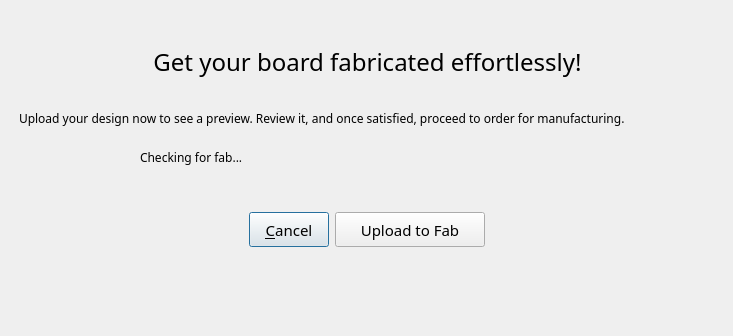
<?xml version="1.0" encoding="UTF-8"?>
<ui version="4.0">
 <class>FabUploadDialog</class>
 <widget class="QDialog" name="FabUploadDialog">
  <property name="geometry">
   <rect>
    <x>0</x>
    <y>0</y>
    <width>733</width>
    <height>336</height>
   </rect>
  </property>
  <property name="font">
   <font>
    <family>Droid Sans</family>
   </font>
  </property>
  <property name="windowTitle">
   <string>Fritzing Fab Upload</string>
  </property>
  <widget class="QWidget" name="layoutWidget">
   <property name="geometry">
    <rect>
     <x>10</x>
     <y>10</y>
     <width>714</width>
     <height>316</height>
    </rect>
   </property>
   <layout class="QVBoxLayout" name="verticalLayout_2">
    <item>
     <spacer name="verticalSpacer_2">
      <property name="orientation">
       <enum>Qt::Vertical</enum>
      </property>
      <property name="sizeHint" stdset="0">
       <size>
        <width>20</width>
        <height>30</height>
       </size>
      </property>
     </spacer>
    </item>
    <item>
     <layout class="QHBoxLayout" name="horizontalLayout_2">
      <item>
       <spacer name="horizontalSpacer_2">
        <property name="orientation">
         <enum>Qt::Horizontal</enum>
        </property>
        <property name="sizeHint" stdset="0">
         <size>
          <width>40</width>
          <height>20</height>
         </size>
        </property>
       </spacer>
      </item>
      <item>
       <widget class="QLabel" name="headline">
        <property name="font">
         <font>
          <family>Droid Sans</family>
          <pointsize>18</pointsize>
          <bold>false</bold>
         </font>
        </property>
        <property name="text">
         <string>Get your board fabricated effortlessly!</string>
        </property>
        <property name="alignment">
         <set>Qt::AlignCenter</set>
        </property>
       </widget>
      </item>
      <item>
       <spacer name="horizontalSpacer">
        <property name="orientation">
         <enum>Qt::Horizontal</enum>
        </property>
        <property name="sizeHint" stdset="0">
         <size>
          <width>40</width>
          <height>20</height>
         </size>
        </property>
       </spacer>
      </item>
     </layout>
    </item>
    <item>
     <widget class="QStackedWidget" name="stackedWidget">
      <property name="currentIndex">
       <number>0</number>
      </property>
      <widget class="QWidget" name="page">
       <layout class="QVBoxLayout" name="verticalLayout">
        <item>
         <widget class="QSplitter" name="splitter">
          <property name="orientation">
           <enum>Qt::Vertical</enum>
          </property>
          <widget class="QLabel" name="label_2">
           <property name="text">
            <string>Upload your design now to see a preview. Review it, and once satisfied, proceed to order for manufacturing.</string>
           </property>
           <property name="wordWrap">
            <bool>true</bool>
           </property>
           <property name="margin">
            <number>2</number>
           </property>
          </widget>
         </widget>
        </item>
        <item>
         <layout class="QHBoxLayout" name="horizontalLayout4" stretch="1,5">
          <item>
           <widget class="QSplitter" name="splitter2">
            <property name="orientation">
             <enum>Qt::Vertical</enum>
            </property>
            <widget class="QLabel" name="fab_icon">
             <property name="text">
              <string/>
             </property>
             <property name="pixmap">
              <pixmap resource="../../phoenixresources.qrc">:/resources/images/icons/Toolbar_Icon_Order.png</pixmap>
             </property>
             <property name="alignment">
              <set>Qt::AlignCenter</set>
             </property>
             <property name="wordWrap">
              <bool>true</bool>
             </property>
            </widget>
           </widget>
          </item>
          <item>
           <widget class="QSplitter" name="splitter3">
            <property name="orientation">
             <enum>Qt::Vertical</enum>
            </property>
            <widget class="QLabel" name="fab_message">
             <property name="text">
              <string>Checking for fab...</string>
             </property>
             <property name="wordWrap">
              <bool>true</bool>
             </property>
            </widget>
           </widget>
          </item>
         </layout>
        </item>
        <item>
         <spacer name="verticalSpacer_3">
          <property name="orientation">
           <enum>Qt::Vertical</enum>
          </property>
          <property name="sizeHint" stdset="0">
           <size>
            <width>20</width>
            <height>40</height>
           </size>
          </property>
         </spacer>
        </item>
        <item>
         <layout class="QHBoxLayout" name="horizontalLayout">
          <item>
           <spacer name="horizontalSpacer_5">
            <property name="orientation">
             <enum>Qt::Horizontal</enum>
            </property>
            <property name="sizeHint" stdset="0">
             <size>
              <width>40</width>
              <height>20</height>
             </size>
            </property>
           </spacer>
          </item>
          <item>
           <widget class="QPushButton" name="cancelButton">
            <property name="minimumSize">
             <size>
              <width>60</width>
              <height>0</height>
             </size>
            </property>
            <property name="maximumSize">
             <size>
              <width>100</width>
              <height>35</height>
             </size>
            </property>
            <property name="font">
             <font>
              <family>Droid Sans</family>
              <pointsize>11</pointsize>
             </font>
            </property>
            <property name="text">
             <string>&amp;Cancel</string>
            </property>
            <property name="icon">
             <iconset theme="window-close">
              <normaloff>.</normaloff>.</iconset>
            </property>
           </widget>
          </item>
          <item>
           <widget class="QPushButton" name="uploadButton">
            <property name="minimumSize">
             <size>
              <width>150</width>
              <height>35</height>
             </size>
            </property>
            <property name="maximumSize">
             <size>
              <width>150</width>
              <height>35</height>
             </size>
            </property>
            <property name="font">
             <font>
              <family>Droid Sans</family>
              <pointsize>11</pointsize>
              <italic>false</italic>
              <bold>false</bold>
              <kerning>true</kerning>
             </font>
            </property>
            <property name="text">
             <string>Upload to Fab</string>
            </property>
           </widget>
          </item>
          <item>
           <spacer name="horizontalSpacer_6">
            <property name="orientation">
             <enum>Qt::Horizontal</enum>
            </property>
            <property name="sizeHint" stdset="0">
             <size>
              <width>40</width>
              <height>20</height>
             </size>
            </property>
           </spacer>
          </item>
         </layout>
        </item>
        <item>
         <spacer name="verticalSpacer">
          <property name="orientation">
           <enum>Qt::Vertical</enum>
          </property>
          <property name="sizeHint" stdset="0">
           <size>
            <width>20</width>
            <height>70</height>
           </size>
          </property>
         </spacer>
        </item>
       </layout>
      </widget>
      <widget class="QWidget" name="page_2">
       <widget class="FabUploadProgress" name="upload" native="true">
        <property name="geometry">
         <rect>
          <x>110</x>
          <y>10</y>
          <width>521</width>
          <height>321</height>
         </rect>
        </property>
        <widget class="QWidget" name="layoutWidget1">
         <property name="geometry">
          <rect>
           <x>0</x>
           <y>10</y>
           <width>481</width>
           <height>221</height>
          </rect>
         </property>
         <layout class="QVBoxLayout" name="verticalLayout_4">
          <item>
           <layout class="QVBoxLayout" name="verticalLayout_3">
            <item>
             <widget class="QLabel" name="label_9">
              <property name="text">
               <string>Upload</string>
              </property>
             </widget>
            </item>
            <item>
             <widget class="QProgressBar" name="progressBar_upload">
              <property name="value">
               <number>24</number>
              </property>
             </widget>
            </item>
            <item>
             <widget class="QLabel" name="message">
              <property name="text">
               <string>Import</string>
              </property>
             </widget>
            </item>
            <item>
             <widget class="QProgressBar" name="progressBar_import">
              <property name="value">
               <number>24</number>
              </property>
             </widget>
            </item>
           </layout>
          </item>
          <item>
           <spacer name="verticalSpacer_4">
            <property name="orientation">
             <enum>Qt::Vertical</enum>
            </property>
            <property name="sizeHint" stdset="0">
             <size>
              <width>20</width>
              <height>13</height>
             </size>
            </property>
           </spacer>
          </item>
          <item>
           <layout class="QHBoxLayout" name="horizontalLayout_4">
            <item>
             <spacer name="horizontalSpacer_4">
              <property name="orientation">
               <enum>Qt::Horizontal</enum>
              </property>
              <property name="sizeHint" stdset="0">
               <size>
                <width>40</width>
                <height>28</height>
               </size>
              </property>
             </spacer>
            </item>
            <item>
             <widget class="QPushButton" name="cancelButton_2">
              <property name="minimumSize">
               <size>
                <width>60</width>
                <height>0</height>
               </size>
              </property>
              <property name="maximumSize">
               <size>
                <width>100</width>
                <height>35</height>
               </size>
              </property>
              <property name="font">
               <font>
                <family>Droid Sans</family>
                <pointsize>11</pointsize>
               </font>
              </property>
              <property name="text">
               <string>&amp;Cancel</string>
              </property>
              <property name="icon">
               <iconset theme="window-close">
                <normaloff>.</normaloff>.</iconset>
              </property>
             </widget>
            </item>
            <item>
             <widget class="QPushButton" name="uploadButton_2">
              <property name="minimumSize">
               <size>
                <width>150</width>
                <height>35</height>
               </size>
              </property>
              <property name="maximumSize">
               <size>
                <width>150</width>
                <height>35</height>
               </size>
              </property>
              <property name="font">
               <font>
                <family>Droid Sans</family>
                <pointsize>11</pointsize>
                <italic>false</italic>
                <bold>false</bold>
                <kerning>true</kerning>
               </font>
              </property>
              <property name="text">
               <string>Uploading...</string>
              </property>
             </widget>
            </item>
            <item>
             <spacer name="horizontalSpacer_3">
              <property name="orientation">
               <enum>Qt::Horizontal</enum>
              </property>
              <property name="sizeHint" stdset="0">
               <size>
                <width>40</width>
                <height>38</height>
               </size>
              </property>
             </spacer>
            </item>
           </layout>
          </item>
          <item>
           <spacer name="verticalSpacer_5">
            <property name="orientation">
             <enum>Qt::Vertical</enum>
            </property>
            <property name="sizeHint" stdset="0">
             <size>
              <width>20</width>
              <height>13</height>
             </size>
            </property>
           </spacer>
          </item>
         </layout>
        </widget>
       </widget>
      </widget>
     </widget>
    </item>
   </layout>
  </widget>
 </widget>
 <customwidgets>
  <customwidget>
   <class>FabUploadProgress</class>
   <extends>QWidget</extends>
   <header>fabuploadprogress.h</header>
   <container>1</container>
   <slots>
    <signal>uploadProgressChanged(int)</signal>
    <signal>processProgressChanged(int)</signal>
    <signal>processingDone()</signal>
    <signal>closeUploadError()</signal>
    <slot>doUpload()</slot>
    <slot>openInBrowser()</slot>
   </slots>
  </customwidget>
 </customwidgets>
 <resources>
  <include location="../../phoenixresources.qrc"/>
 </resources>
 <connections>
  <connection>
   <sender>upload</sender>
   <signal>uploadProgressChanged(int)</signal>
   <receiver>progressBar_upload</receiver>
   <slot>setValue(int)</slot>
   <hints>
    <hint type="sourcelabel">
     <x>212</x>
     <y>255</y>
    </hint>
    <hint type="destinationlabel">
     <x>171</x>
     <y>287</y>
    </hint>
   </hints>
  </connection>
  <connection>
   <sender>upload</sender>
   <signal>processProgressChanged(int)</signal>
   <receiver>progressBar_import</receiver>
   <slot>setValue(int)</slot>
   <hints>
    <hint type="sourcelabel">
     <x>340</x>
     <y>339</y>
    </hint>
    <hint type="destinationlabel">
     <x>249</x>
     <y>400</y>
    </hint>
   </hints>
  </connection>
  <connection>
   <sender>upload</sender>
   <signal>processingDone()</signal>
   <receiver>FabUploadDialog</receiver>
   <slot>onUploadReady()</slot>
   <hints>
    <hint type="sourcelabel">
     <x>300</x>
     <y>390</y>
    </hint>
    <hint type="destinationlabel">
     <x>331</x>
     <y>289</y>
    </hint>
   </hints>
  </connection>
  <connection>
   <sender>upload</sender>
   <signal>closeUploadError()</signal>
   <receiver>FabUploadDialog</receiver>
   <slot>close()</slot>
   <hints>
    <hint type="sourcelabel">
     <x>300</x>
     <y>390</y>
    </hint>
    <hint type="destinationlabel">
     <x>331</x>
     <y>289</y>
    </hint>
   </hints>
  </connection>
  <connection>
   <sender>uploadButton_2</sender>
   <signal>clicked()</signal>
   <receiver>FabUploadDialog</receiver>
   <slot>close()</slot>
   <hints>
    <hint type="sourcelabel">
     <x>478</x>
     <y>495</y>
    </hint>
    <hint type="destinationlabel">
     <x>331</x>
     <y>289</y>
    </hint>
   </hints>
  </connection>
  <connection>
   <sender>uploadButton_2</sender>
   <signal>clicked()</signal>
   <receiver>upload</receiver>
   <slot>openInBrowser()</slot>
   <hints>
    <hint type="sourcelabel">
     <x>478</x>
     <y>495</y>
    </hint>
    <hint type="destinationlabel">
     <x>300</x>
     <y>390</y>
    </hint>
   </hints>
  </connection>
  <connection>
   <sender>cancelButton_2</sender>
   <signal>clicked()</signal>
   <receiver>FabUploadDialog</receiver>
   <slot>close()</slot>
   <hints>
    <hint type="sourcelabel">
     <x>350</x>
     <y>495</y>
    </hint>
    <hint type="destinationlabel">
     <x>331</x>
     <y>289</y>
    </hint>
   </hints>
  </connection>
  <connection>
   <sender>cancelButton</sender>
   <signal>clicked()</signal>
   <receiver>FabUploadDialog</receiver>
   <slot>close()</slot>
   <hints>
    <hint type="sourcelabel">
     <x>426</x>
     <y>518</y>
    </hint>
    <hint type="destinationlabel">
     <x>331</x>
     <y>289</y>
    </hint>
   </hints>
  </connection>
  <connection>
   <sender>uploadButton</sender>
   <signal>clicked()</signal>
   <receiver>upload</receiver>
   <slot>doUpload()</slot>
   <hints>
    <hint type="sourcelabel">
     <x>524</x>
     <y>518</y>
    </hint>
    <hint type="destinationlabel">
     <x>310</x>
     <y>370</y>
    </hint>
   </hints>
  </connection>
  <connection>
   <sender>uploadButton</sender>
   <signal>clicked()</signal>
   <receiver>FabUploadDialog</receiver>
   <slot>onUploadStarted()</slot>
   <hints>
    <hint type="sourcelabel">
     <x>297</x>
     <y>221</y>
    </hint>
    <hint type="destinationlabel">
     <x>253</x>
     <y>167</y>
    </hint>
   </hints>
  </connection>
 </connections>
 <slots>
  <slot>onUploadReady()</slot>
  <slot>onUploadStarted()</slot>
 </slots>
</ui>
